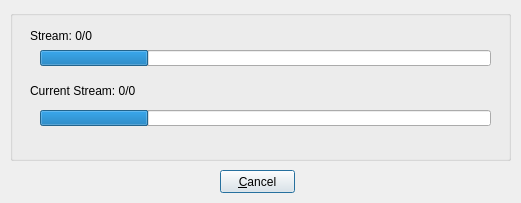
<?xml version="1.0" encoding="UTF-8"?>
<ui version="4.0">
 <class>progressDialog</class>
 <widget class="QDialog" name="progressDialog">
  <property name="geometry">
   <rect>
    <x>0</x>
    <y>0</y>
    <width>521</width>
    <height>203</height>
   </rect>
  </property>
  <property name="windowTitle">
   <string>Build Progress</string>
  </property>
  <widget class="QGroupBox" name="groupBox">
   <property name="geometry">
    <rect>
     <x>10</x>
     <y>10</y>
     <width>501</width>
     <height>151</height>
    </rect>
   </property>
   <property name="title">
    <string/>
   </property>
   <widget class="QLabel" name="lblStreams">
    <property name="geometry">
     <rect>
      <x>20</x>
      <y>15</y>
      <width>471</width>
      <height>21</height>
     </rect>
    </property>
    <property name="text">
     <string>Stream: 0/0</string>
    </property>
   </widget>
   <widget class="QProgressBar" name="streamProgress">
    <property name="geometry">
     <rect>
      <x>30</x>
      <y>40</y>
      <width>451</width>
      <height>16</height>
     </rect>
    </property>
    <property name="value">
     <number>24</number>
    </property>
    <property name="textVisible">
     <bool>false</bool>
    </property>
    <property name="textDirection">
     <enum>QProgressBar::TopToBottom</enum>
    </property>
   </widget>
   <widget class="QLabel" name="lblCurrent">
    <property name="geometry">
     <rect>
      <x>20</x>
      <y>70</y>
      <width>471</width>
      <height>21</height>
     </rect>
    </property>
    <property name="text">
     <string>Current Stream: 0/0</string>
    </property>
   </widget>
   <widget class="QProgressBar" name="currentProgress">
    <property name="geometry">
     <rect>
      <x>30</x>
      <y>100</y>
      <width>451</width>
      <height>16</height>
     </rect>
    </property>
    <property name="value">
     <number>24</number>
    </property>
    <property name="textVisible">
     <bool>false</bool>
    </property>
    <property name="textDirection">
     <enum>QProgressBar::TopToBottom</enum>
    </property>
   </widget>
  </widget>
  <widget class="QPushButton" name="pushButton">
   <property name="geometry">
    <rect>
     <x>220</x>
     <y>170</y>
     <width>75</width>
     <height>23</height>
    </rect>
   </property>
   <property name="text">
    <string>&amp;Cancel</string>
   </property>
  </widget>
 </widget>
 <resources/>
 <connections/>
</ui>
